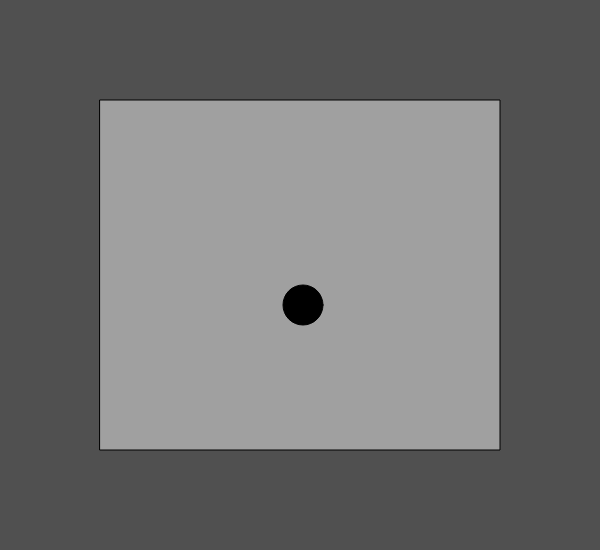
Frame 1 (no input)
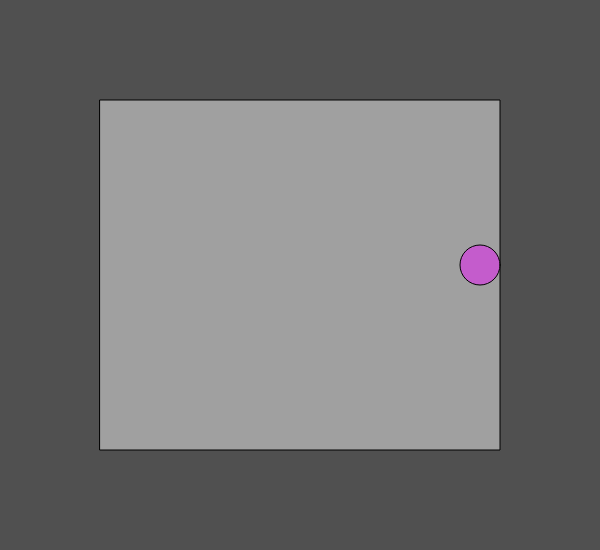
Frame 60 (no input)
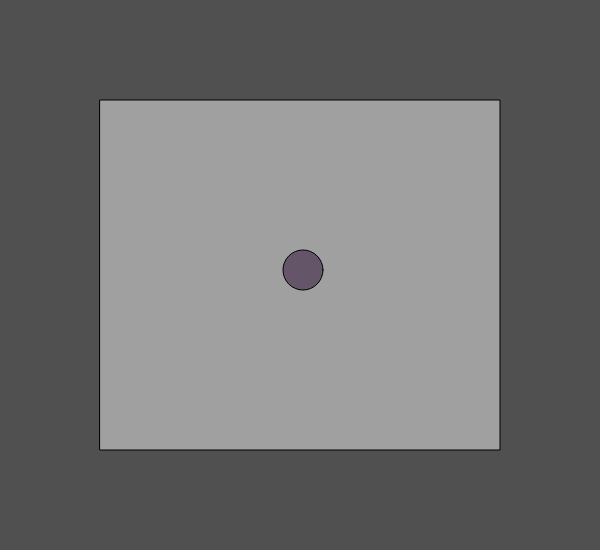
Frame 120 (the mouse pressed at the canvas centre since frame 60)

The p5.js sketch that drew these frames (run headless with seeded random() and noise() and a simulated clock; from frame 60 on, the mouse is pressed at the canvas centre):

// p5.js sketch
// ── sketch.js
//
// Bounce1
// A simple bouncing ball - it has perfect bounces,
// it never slows down.

// These variables store the position, size, and speed.
let positionX = 300;
let positionY = 300;
let radius = 20;
let velocityX = 3;
let velocityY = 5;
let red = 0;
let green = 0;
let blue = 0;

function setup() {
  createCanvas(600, 550);
}
function drawBackground() {
  fill(160);
  rect(100, 100, 400, 350);
}

function drawBall(red, green, blue) {
  fill (red, green, blue);
  ellipse(positionX, positionY, radius * 2, radius * 2);
}

function moveBall() {
  positionX = positionX + velocityX;
  positionY = positionY + velocityY;

  const rightEdge = 500;
  const leftEdge = 100;
  const topEdge = 100;
  const bottomEdge = 450;
  // test to see if it hit an edge
  if (positionX + radius > rightEdge) {
    // hit the right edge
    velocityX = velocityX * -1;
    positionX = rightEdge - radius;
    changeColor();
  }
  else if (positionX - radius < leftEdge) {
    // hit the left edge
    velocityX = velocityX * -1;
    positionX = leftEdge + radius;
    changeColor();
  }

  if (positionY + radius > bottomEdge) {
    // hit the bottom edge
    velocityY = velocityY * -1;
    positionY = bottomEdge - radius;
    changeColor();
  }
  else if (positionY - radius < topEdge) {
    // hit the top edge
    velocityY = velocityY * -1;
    positionY = topEdge + radius;
    changeColor();
  }
}

function changeColor() {
  red = random(50, 255);
  green = random(50, 255);
  blue = random(50, 255);
}

function draw() {
  background(80);

  drawBackground();
  moveBall();
  drawBall(red, green, blue);
}
